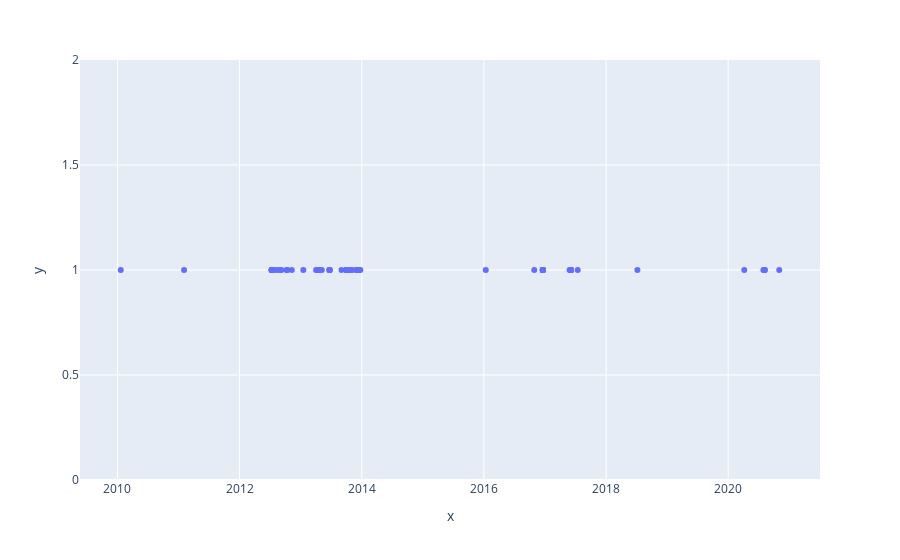

The code cell stored with this chart in its notebook:
### Code cell
times_gaps = (lb_na - lb_na.shift(1)) / pd.Timedelta(hours=1)
px.scatter(x = lb_na[times_gaps == 1],y = times_gaps[times_gaps == 1])
